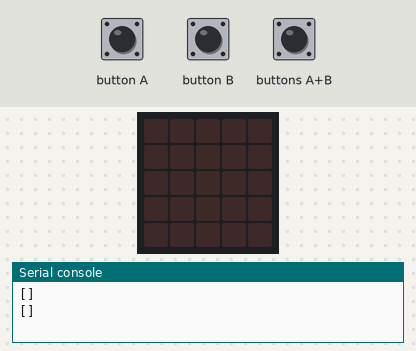
Bench run of a program on a simulated BBC micro:bit running MicroPython. Parts: the board's 5×5 LED display, the last lines printed to the serial console. The inputs (shaded band) are chosen by the test bench.

Above: at 1.2 s.
1.3 s: button A pressed for 1 s
3.8 s: buttons A+B pressed for 3.2 s
At 4.15 s:
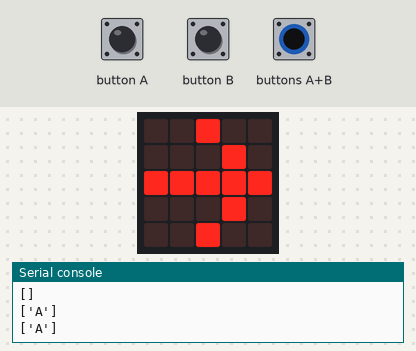
At 5.2 s:
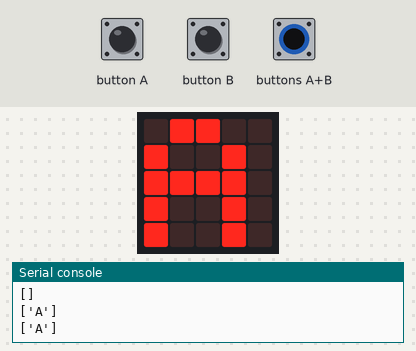
8.5 s: button B pressed for 0.6 s
10.6 s: buttons A+B pressed for 0.6 s
At 12.5 s:
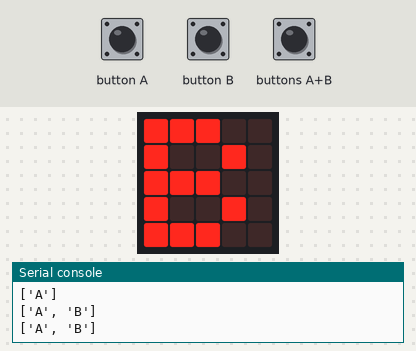
13.7 s: button A pressed for 0.6 s
15.8 s: button B pressed for 1 s
Timing chart, 0 to 18.8 s (numbered marks = the images above; inputs shaded):
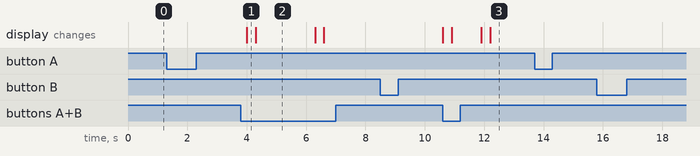

Measured:
- after the input at 3.8 s, the display: changes after 0.20 s (image 1)
- after the input at 10.6 s, the display: first changes at once (image 3 shows a later state)
- what the display in image 2 shows lasts 2.0 s, from 4.3 s to 6.3 s

The program:

Clicks.py
```python
from microbit import *

clicks = []

while True:
    if button_a.is_pressed() and button_b.is_pressed():
        for click in clicks:
            display.show(Image.ARROW_E)
            sleep(300)
            display.show(click)
            sleep(1000)
    elif button_a.is_pressed():
        clicks.append("A")
    elif button_b.is_pressed():
        clicks.append("B")
    print(clicks)
    sleep(1000)
```
